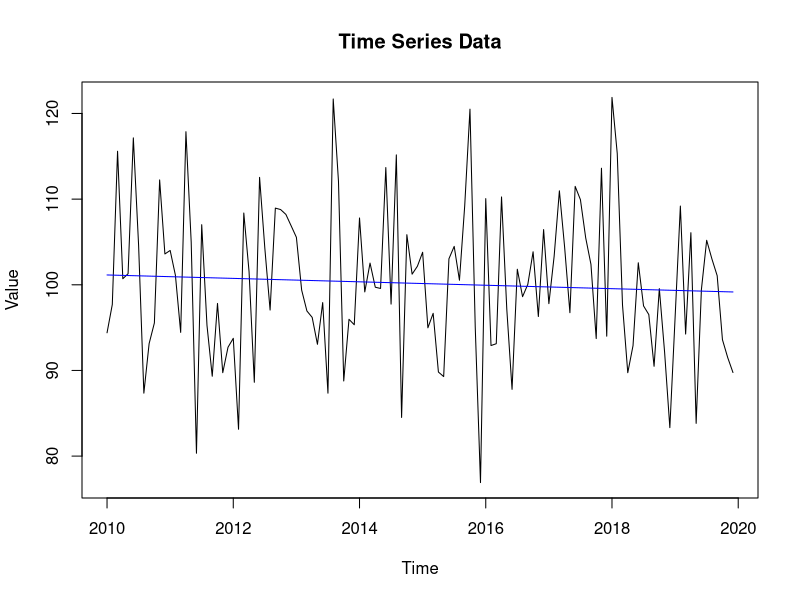
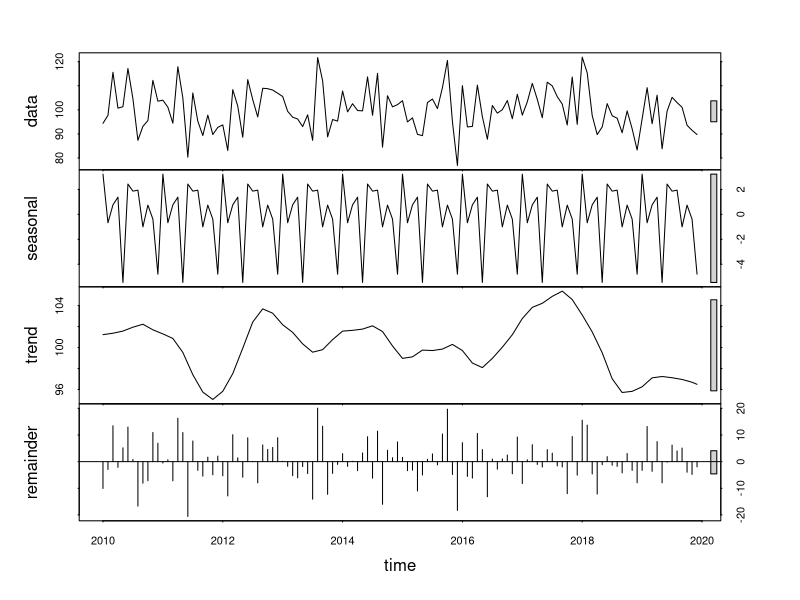
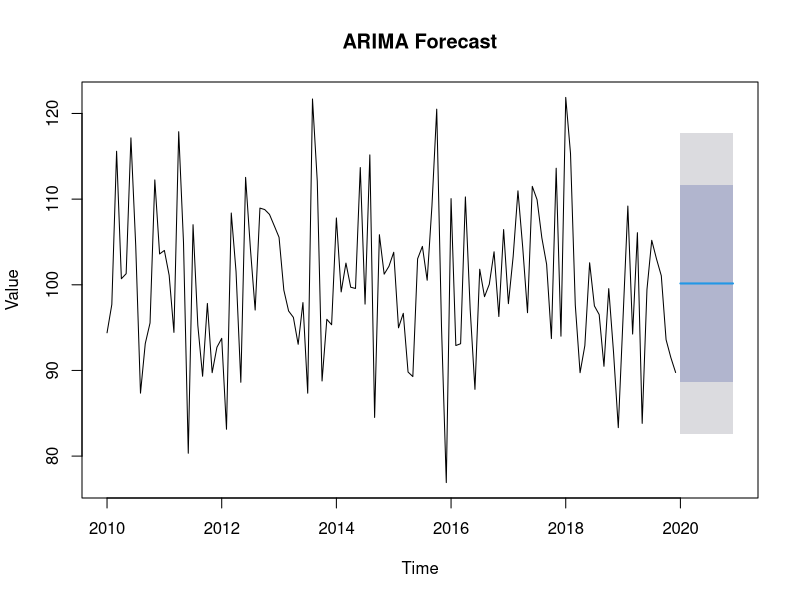
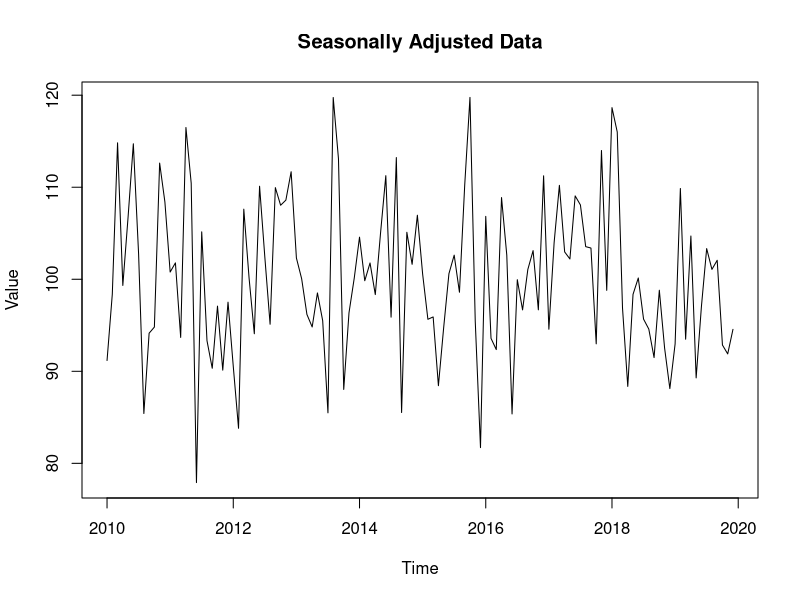

These figures' R source, in order:
## ---- chunk 1
# R code examples for time series analysis in finance

# Load necessary libraries
library(tidyverse)
library(lubridate)
library(forecast)

# Example 1: Trend Analysis
# Generate a time series data
set.seed(123)
time_series_data <- ts(rnorm(120, mean = 100, sd = 10), frequency = 12, start = c(2010, 1))

# Plot the time series data
plot(time_series_data, main = "Time Series Data", ylab = "Value", xlab = "Time")

# Fit a linear model to identify the trend
trend_model <- tslm(time_series_data ~ trend)
summary(trend_model)

# Add the trend line to the plot
lines(fitted(trend_model), col = "blue")

# Example 2: Seasonal Decomposition
# Decompose the time series data
decomposed_data <- stl(time_series_data, s.window = "periodic")
plot(decomposed_data)

# Example 3: Forecasting with ARIMA
# Fit an ARIMA model
arima_model <- auto.arima(time_series_data)
summary(arima_model)

# Forecast the next 12 periods
forecasted_values <- forecast(arima_model, h = 12)
plot(forecasted_values, main = "ARIMA Forecast", ylab = "Value", xlab = "Time")

# Example 4: Seasonal Adjustment
# Seasonal adjustment using the X-13-ARIMA-SEATS method
seasonally_adjusted <- seasadj(decomposed_data)
plot(seasonally_adjusted, main = "Seasonally Adjusted Data", ylab = "Value", xlab = "Time")
